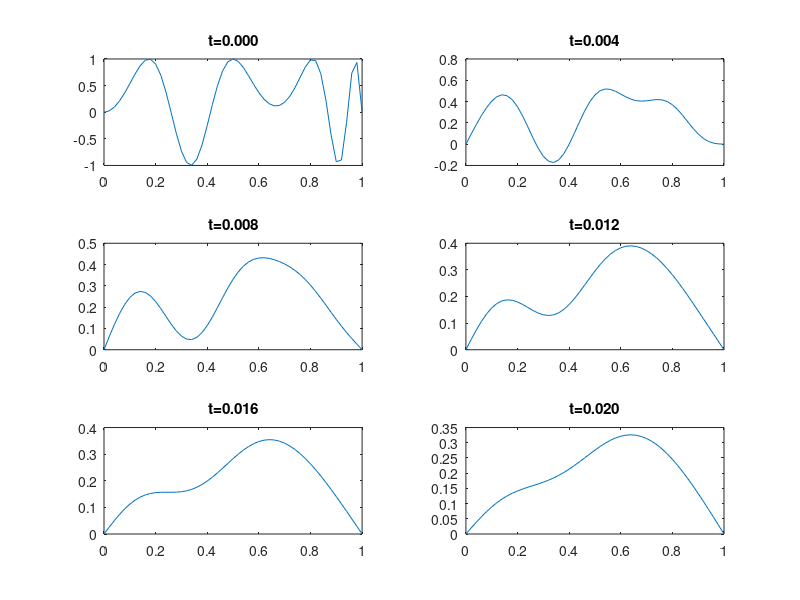

Recreate this plot in MATLAB.
%  with x in [0,1] and t in [0,tf]

clear all; clf

% initializations
  tf = 0.02;                  % time window length
  nx = 50; dx = 1/nx;         % number of points in x
  nt = 1000; dt = tf/nt;      % number of timesteps
  
  x = linspace(0,1,nx+1);     % x-point coordinates
  u = sin(20*pi*x.^2.*(1-x)); % initial condition (MATLAB syntax!)
  f1= @(t)0;                  % lhs Dirichlet condition
  f2= @(t)0;                  % rhs Dirichlet condition
  mu = dt/(dx*dx); 
  j = 2:nx;                   % indices of interior points:2..nx
                              % leftmost point has index 1
                              % rightmost point has index nx+1

% plot the initial condition

  subplot(3,2,1); plot(x,u); title(sprintf('t=%4.3f',0))
a(1:nx-1) = 1+2*mu;
d(1:nx-2) = -mu;
% integrate in time and plot 5 solutions
A = diag(a) + diag(d,1) + diag(d,-1);

  for n = 1:nt
    u(1) = f1(n*dt); u(nx+1) = f2(n*dt);
    b = u(j);
    b(1) = u(2) + mu*u(1);
    b(end) = u(nx) + mu*u(nx+1);
    u(j) = A\b';   
    if mod(n,nt/5)==0
          subplot(3,2,5*n/nt+1); plot(x,u); title(sprintf('t=%4.3f',n*dt))
    end
  end
  